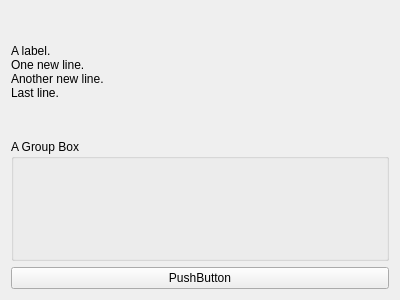
<ui version="4.0" >
 <class>Form</class>
 <widget class="QWidget" name="Form" >
  <property name="geometry" >
   <rect>
    <x>0</x>
    <y>0</y>
    <width>400</width>
    <height>300</height>
   </rect>
  </property>
  <property name="windowTitle" >
   <string>Form</string>
  </property>
  <layout class="QVBoxLayout" >
   <item>
    <widget class="QLabel" name="Alabel" >
     <property name="text" >
      <string>A label.
One new line.
Another new line.
Last line.</string>
     </property>
    </widget>
   </item>
   <item>
    <widget class="QGroupBox" name="groupBox" >
     <property name="title" >
      <string>A Group Box</string>
     </property>
    </widget>
   </item>
   <item>
    <widget class="QPushButton" name="pushButton" >
     <property name="text" >
      <string>PushButton</string>
     </property>
    </widget>
   </item>
  </layout>
 </widget>
 <resources/>
 <connections/>
</ui>
